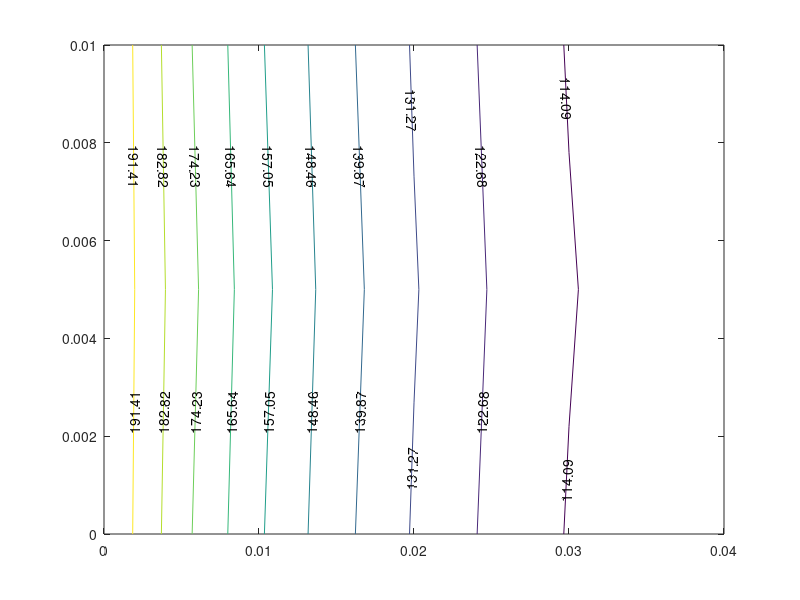

Recreate this plot in MATLAB.
clc; clear; clf;
k = 10;   % thermal conductivity (W/m*K)
h = 50;    % convection coefficient (W/m^2*K)
Tb = 200;  % base (wall) temperature (K)
Tinf = 25; % free stream temperature (K)

dx = 0.005; % node spacing (x-direction) (m)
dy = dx;    % node spacing (y-diretion) (m)
Lx = 0.04;  % length of fin (x-dir) (m)
Ly = 0.01;  % length of fin (y-dir) (m)
Lz = 0.2 ;  %length of fin (z-dir) (m)
Nx = round(Lx/dx) + 1; % number of nodes (x-dir)
Ny = round(Ly/dy) + 1; % number of nodes (y-dir)

%For my 2D temperature matrix
T = zeros(Nx/Ny);

c1 = ((-2*h*dx)/k)*Tinf;

c2 = -2*(((h*dx)/k) + 2);  % I made shortened varibales (c's) to make the coding easier to look at and understand.

c3 = -2*(((h*dx)/k) + 1);


%   T11	T21	T31	T41	T51	T61	T71	T81	T91		T12	T22	T32	T42	T52	T62	T72	T82	T92		T13	T23	T33	T43	T53	T63	T73	T83	T93
A = [1	0	0	0	0	0	0	0	0		0	0	0	0	0	0	0	0	0		0	0	0	0	0	0	0	0	0
    0	0	0	0	0	0	0	0	0		1	0	0	0	0	0	0	0	0		0	0	0	0	0	0	0	0	0     %wall
    0	0	0	0	0	0	0	0	0		0	0	0	0	0	0	0	0	0		1	0	0	0	0	0	0	0	0
																												    
    0	1	0	0	0	0	0	0	0		1	-4	1	0	0	0	0	0	0		0	1	0	0	0	0	0	0	0
    0	0	1	0	0	0	0	0	0		0	1	-4	1	0	0	0	0	0		0	0	1	0	0	0	0	0	0
    0	0	0	1	0	0	0	0	0		0	0	1	-4	1	0	0	0	0		0	0	0	1	0	0	0	0	0
    0	0	0	0	1	0	0	0	0		0	0	0	1	-4	1	0	0	0		0	0	0	0	1	0	0	0	0    %interior
    0	0	0	0	0	1	0	0	0		0	0	0	0	1	-4	1	0	0		0	0	0	0	0	1	0	0	0
    0	0	0	0	0	0	1	0	0		0	0	0	0	0	1	-4	1	0		0	0	0	0	0	0	1	0	0
    0	0	0	0	0	0	0	1	0		0	0	0	0	0	0	1	-4	1		0	0	0	0	0	0	0	1	0
																												    
    0	0	0	0	0	0	0	0	0		0	2	0	0	0	0	0	0	0		1	c2	1	0	0	0	0	0	0
    0	0	0	0	0	0	0	0	0		0	0	2	0	0	0	0	0	0		0	1	c2	1	0	0	0	0	0
    0	0	0	0	0	0	0	0	0		0	0	0	2	0	0	0	0	0		0	0	1	c2	1	0	0	0	0
    0	0	0	0	0	0	0	0	0		0	0	0	0	2	0	0	0	0		0	0	0	1	c2	1	0	0	0   %top
    0	0	0	0	0	0	0	0	0		0	0	0	0	0	2	0	0	0		0	0	0	0	1	c2	1	0	0
    0	0	0	0	0	0	0	0	0		0	0	0	0	0	0	2	0	0		0	0	0	0	0	1	c2	1	0
    0	0	0	0	0	0	0	0	0		0	0	0	0	0	0	0	2	0		0	0	0	0	0	0	1	c2	1
																												    
    1	c2	1	0	0	0	0	0	0		0	2	0	0	0	0	0	0	0		0	0	0	0	0	0	0	0	0
    0	1	c2	1	0	0	0	0	0		0	0	2	0	0	0	0	0	0		0	0	0	0	0	0	0	0	0
    0	0	1	c2	1	0	0	0	0		0	0	0	2	0	0	0	0	0		0	0	0	0	0	0	0	0	0
    0	0	0	1	c2	1	0	0	0		0	0	0	0	2	0	0	0	0		0	0	0	0	0	0	0	0	0   %bottom
    0	0	0	0	1	c2	1	0	0		0	0	0	0	0	2	0	0	0		0	0	0	0	0	0	0	0	0
    0	0	0	0	0	1	c2	1	0		0	0	0	0	0	0	2	0	0		0	0	0	0	0	0	0	0	0
    0	0	0	0	0	0	1	c2	1		0	0	0	0	0	0	0	2	0		0	0	0	0	0	0	0	0	0
																												    
    0	0	0	0	0	0	0	0	1		0	0	0	0	0	0	0	2	c2		0	0	0	0	0	0	0	0	1    %right edge
																												    
    0	0	0	0	0	0	0	0	0		0	0	0	0	0	0	0	0	1		0	0	0	0	0	0	0	1	c3  % top corner
																												    
    0	0	0	0	0	0	0	1	c3		0	0	0	0	0	0	0	0	1		0	0	0	0	0	0	0	0	0];  % bottom corner

B = [
Tb
Tb %wall
Tb

0
0
0
0  %interior
0
0
0

c1
c1
c1
c1  %top
c1
c1
c1

c1
c1
c1
c1
c1  %bottom
c1
c1

c1 %right edge

c1  %top corner

c1]; %bottom corner

T = A\B ;


T2D(:,1) = T(1:9);
T2D(:,2) = T(10:18); % To orainze the temperatures in an orderly fashion
T2D(:,3) = T(19:27);
disp(T2D)

length = 0 : 0.005 : 0.04; %(m) %x-dir
height = 0 : 0.005: 0.01; % (m) %y-dir
[height,length] = meshgrid(height,length); %setting the plot/dimensions of the contour graph for the fin
contour(length,height,T2D, 10, 'ShowText','on'); %plots the countour line curves

Tavg = (T2D(9) + T2D(18) + T2D(27)) / 3; %Average temperature for the tip nodes
disp Tavg
disp(Tavg);

Ac = .2 * .01;
P = 2*.2 + 2*.01;
m = sqrt((h*P)/(k*Ac));
%Tb-Tinf= 175 C or 175 K because its a temperature difference
%Tinf = 25 C = 298K


Ttip = ((1/(cosh(m*Lx) + (h/(m*k)) * sinh(m*Lx))) * (175)) + 25 ;
disp Tavg1D
disp(Ttip)

M = sqrt(h*P*k*Ac) * 175;

qf1 = M * (sinh(m*Lx)+(h/(m*k))*cosh(m*Lx))/(cosh(m*Lx)+(h/(m*k))*sinh(m*Lx));
disp qf1D
disp(qf1)

q1 = (k*(dy/2*Lz)*(T(1)-T(2))/dx); %n=1
q2 = (k*(dy*Lz)*(T(10)-T(11))/dx);   %n=2
q3 = (k*(dy/2*Lz)*(T(19)-T(20))/dx); %n=3

qf2 = q1 + q2 + q3;
disp qFourier
disp(qf2)